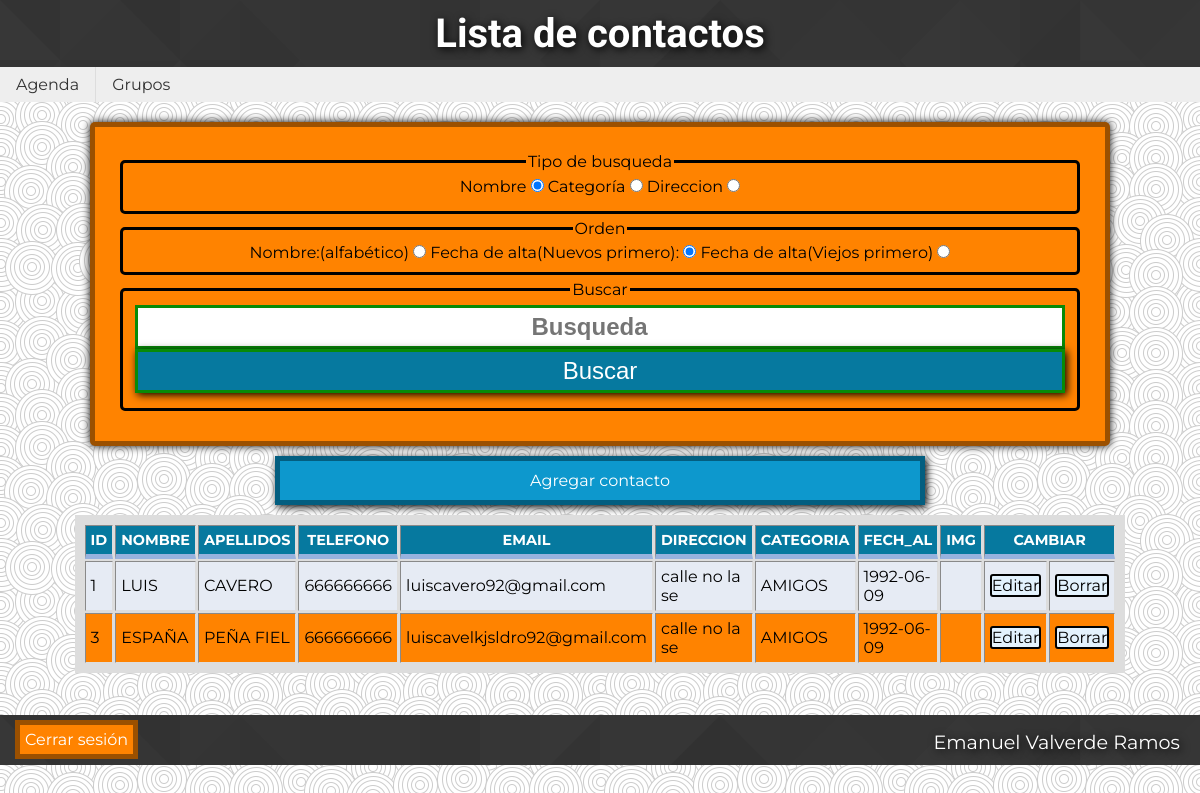
The app's page /html/examen2/alumno30/agenda.php (signed in) with its own data.
### tables this page shows
CREATE TABLE contacto(
	id_con		int(11) not null auto_increment comment 'PK de contacto',
	nombre		varchar(50) not null comment 'Nombre del contacto',
	apellidos	varchar(100) not null comment 'Apellidos del contacto',
	telf		varchar(13) not null comment 'telefono del contacto',
	email		varchar(100) not null comment 'email del contacto',
	direccion 	varchar(255) not null comment 'direccion del contacto',
	fech_al		date not null comment 'fecha de alta del usuario',
	id_cat		int(11) not null comment 'FK de la categoría del usuario',
	id_usu 		int(11) not null comment 'El id del usuario al que el contacto está asociado',
	img			varchar(255) comment 'imagen del contacto',
	unique(email, id_usu),
	FOREIGN KEY(id_cat) references  categoria(id_cat) on update cascade,
	FOREIGN KEY(id_usu) references  usuario(id_usu) on update cascade,
	PRIMARY KEY(id_con)
);

CREATE TABLE categoria(
	id_cat		int(5) not null auto_increment COMMENT 'PK de categoria',
	nombre_cat	varchar(100) not null COMMENT 'Nombre de la categoria',
	PRIMARY KEY (id_cat)
);

### dwes/examen2/alumno30/includes/model/contactomodel.php (called while the page is built, shortened)
<?php
	class ContactoModel extends DBPDO
	{
	    public static function getAll($id_usu){
	    	$conn = self::getInstance()->getDatabase();
	    	$ssql = "SELECT id_con as id, contacto.nombre, contacto.apellidos, telf as telefono, contacto.email, direccion, nombre_cat as categoria, fech_al, img FROM contacto, categoria, usuario WHERE contacto.id_cat = categoria.id_cat AND contacto.id_usu = usuario.id_usu AND contacto.id_usu = :id_usu order by id";
	    	$prepare = $conn->prepare($ssql);
	    	$prepare->bindParam(':id_usu', $id_usu, PDO::PARAM_INT);
	    	$prepare->execute();
	    	return $prepare->fetchAll(PDO::FETCH_ASSOC);
	    }
	}
?>

### dwes/examen2/alumno30/includes/view/formulario/listado_aplicacion.php (the view)
<?php
	$claves = array_keys($contactos[0]);
?>
<table class="lista" border="1">
	<tr>
		<?php 	foreach ($claves as $indice => $valor) : ;	?>
				<th><?= $valor;?></th>
		<?php 	endforeach ?>
			<th colspan="2">Cambiar</th>
	</tr>
	<?php   foreach ($contactos as $indice => $valor) : ?>
	<tr>
		<?php foreach ($valor as $clave => $datos) : ?>
				<?php if($clave == 'img' && !empty($datos)): ?>
					<td><img src="<?= $datos; ?>" alt="img" style="width: 100%"></td>
				<?php else : ?>
					<td><?=$datos?></td>
				<?php endif; ?>
		<?php endforeach ?>
				<td><a href="<?='editar.php?id=' . $valor['id']?>">Editar</a></td>
				<td><a href="<?='borrar.php?id=' . $valor['id']?>">Borrar</a></td>
	</tr>
  <?php endforeach ?>
</table>

### html/examen2/alumno30/css/estilo.css (style rules this page uses)
* { margin:auto; }
html,body { background-image: url('../img/swirl_pattern.png'); font-family: "Montserrat", Arial, Helvetica, sans-serif; }
table { border: 3px solid #ddd; padding: 5px; border-collapse: separate; background-color: #ddd; margin-top: 10px; margin-bottom: 10px; width: 80%; margin:auto; }
td, th { padding: 5px; }
td a { text-align:center; display:block; color:black; border:2px black solid; border-radius:3px; text-decoration:none; background-color:#E3F2FD; transition:all 0.5s ease; }
td a:before { content:'>'; position: absolute; width: 0px; left:-10px; z-index:-5; transition: all 0.6s ease; }
th { background-color:#06799F; color:white; }
tr:nth-child(odd) { background-color: #FF8300; }
tr:nth-child(even) { background-color: #e6ebf4; }
th { border-bottom: 5px solid #97b2de; text-transform: uppercase; font-size: .9em; }

### records on screen
contacto: id_con "1", nombre "LUIS", apellidos "CAVERO", telf "666666666", email "luiscavero92@gmail.com", direccion "calle no la se", id_cat.nombre_cat "AMIGOS", fech_al "1992-06-09"
contacto: id_con "3", nombre "ESPAÑA", apellidos "PEÑA FIEL", telf "666666666", email "luiscavelkjsldro92@gmail.com", direccion "calle no la se", id_cat.nombre_cat "AMIGOS", fech_al "1992-06-09"

### other values on screen
$titulo "Lista de contactos"
$nombre "Agenda"
$nombre "Grupos"
$valor "ID"
$valor "NOMBRE"
$valor "APELLIDOS"
$valor "TELEFONO"
$valor "EMAIL"
$valor "DIRECCION"
$valor "CATEGORIA"
$valor "FECH_AL"
$valor "IMG"
$nombre "Cerrar sesión"
